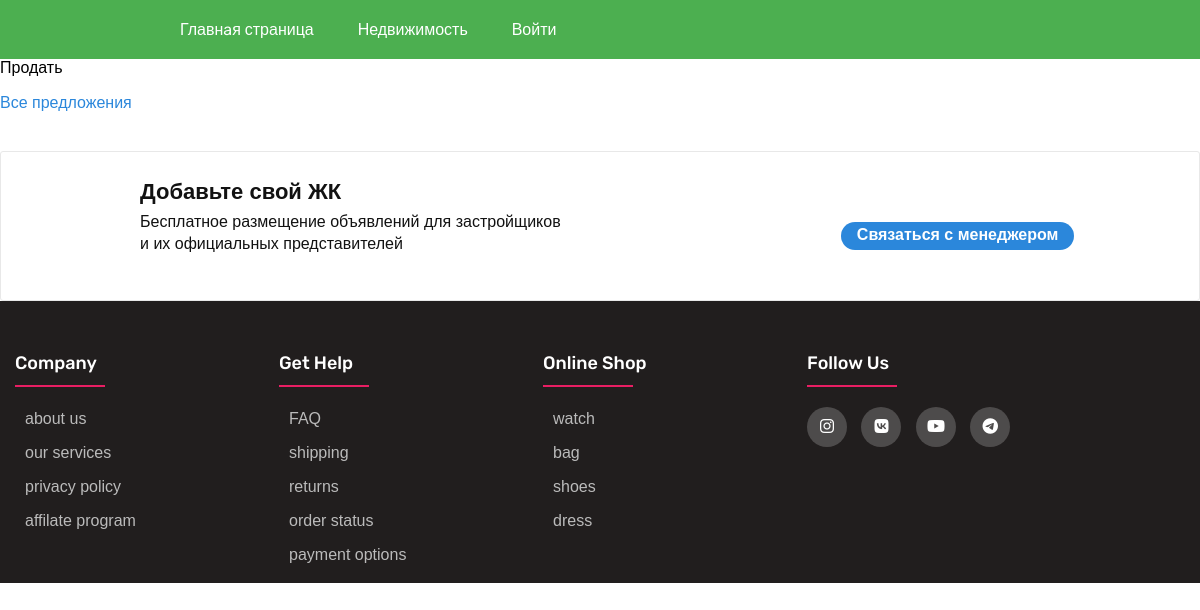
Before: /real_estate/ with the older database file.
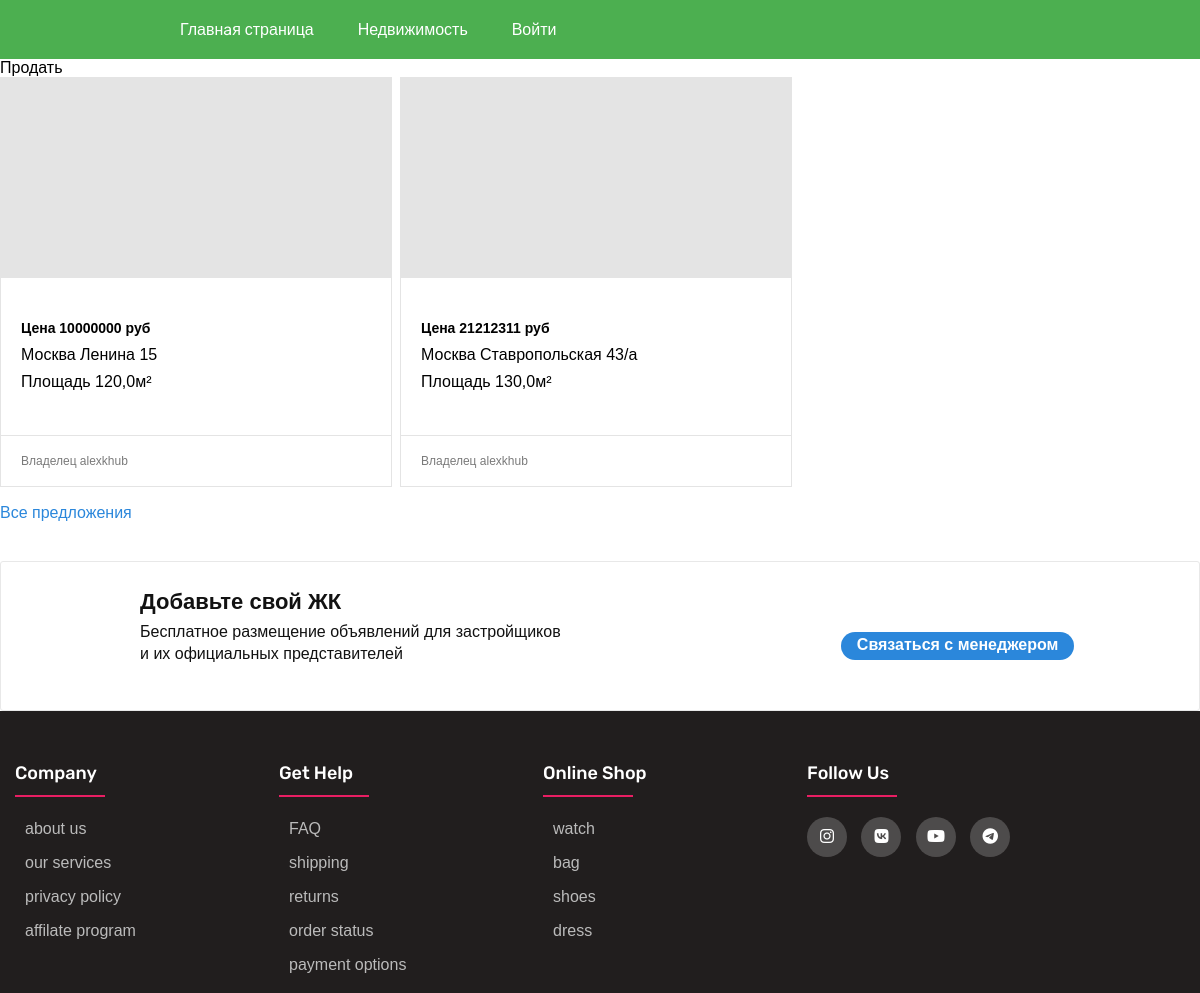
After: the same page with the newer database file.
### news/models.py (models this page shows, shortened)
class Real_estate(models.Model):
    user = models.ForeignKey('User', on_delete=models.PROTECT, null=True)
    city = models.ForeignKey('City', on_delete=models.CASCADE, verbose_name='Город')
    street = models.CharField(max_length=50, verbose_name='Улица')
    address = models.CharField(max_length=50, verbose_name='Адрес')
    category_name = models.ForeignKey('Сategories_real_estate', on_delete=models.CASCADE, null=True,
                                      verbose_name='Категория')
    services = models.ForeignKey('Services', on_delete=models.PROTECT, null=True)
    status = models.BooleanField(default=True, verbose_name='Статус')
    aray = models.FloatField(verbose_name='площадь', )
    price = models.IntegerField( verbose_name='цена')
    description = models.TextField(verbose_name='Описание', blank=True)
    first_photo = models.ImageField(upload_to='real_estate_first/%Y/%m/%d/', verbose_name='Изображение', blank=True)
    slug = models.SlugField(max_length=50, unique=True, db_index=True, verbose_name='URL', )
    class Meta:
        verbose_name = 'Объект недвижимости'
        verbose_name_plural = 'Объекты недвижимости'
        ordering = ['city', 'street']

class City(models.Model):
    name = models.CharField(max_length=50, verbose_name='Город')
    slug = models.SlugField(max_length=50, unique=True, db_index=True, verbose_name='URL', )
    def __str__(self):
        return self.name
    class Meta:
        verbose_name = 'Город'
        verbose_name_plural = 'Города'

class User(AbstractUser):
    Gender = (
        ('М', 'Мужчина'),
        ('Ж', 'Женщина'),
    )
    gender = models.CharField(max_length=1, verbose_name="Пол", choices=Gender, blank=True)
    phone = models.CharField(max_length=20, verbose_name="Телефон", unique=True, blank=True)
    slug = models.SlugField(max_length=50, unique=True, db_index=True, verbose_name='URL', blank=True)
    birthday = models.DateTimeField(verbose_name='Дата рождения', blank=True, null=True)
    avatar = models.ImageField(upload_to='avatars/%Y/%m/%d/', verbose_name='Аватарки', blank=True)
    description = models.TextField(verbose_name="О себе", blank=True)
    def __str__(self):
        return self.username
    class Meta:
        verbose_name = 'Пользователь'
        verbose_name_plural = 'Пользователи'
        ordering = ['last_name', 'first_name', 'username']

### news/views.py (the view)
# urls.py: path('real_estate/', Real_Estate.as_view(), name='real_estate'),
class Real_Estate(DataMixin, ListView):
    model = Real_estate
    template_name = 'news/real_estate.html'
    context_object_name = 'real_estates'
    def get_context_data(self, object_list=None, *args, **kwargs):
        context = super().get_context_data(**kwargs)
        c_def = self.get_user_context()  # передаем переменные из DataMixin
        context['title'] = 'Недвижемость'
        return dict(list(context.items()) + list(c_def.items()))  # объединение данных
    def get_queryset(self):
        return Real_estate.objects.filter(status=True)

### news/utils.py (called while the page is built)
    def get_user_context(self, **kwargs):
        context = kwargs
        user_menu = menu.copy()
        if not self.request.user.is_authenticated:
            user_menu.pop(2)
        context['menu'] = user_menu
        return context

### news/templates/news/real_estate.html (shortened to what this page needs)
{% extends 'news/base.html' %}
{% load static %}
{%block content %}
<a href="{% url 'add_real_estate' %}">Продать</a>
<div data-name="TopJK">
        <div class="c-tabs _025a50318d--c-popular-tabs--fA44s">
          <div data-name="PopularContent" class="с-tabs-content">
            <div class="c-tabs-tab-content">
              <div class="_025a50318d--c-popular-block-wrap--WNSeg cg-row">
                {%for real_estate in real_estates%}
                <a data-name="Link" href="{% url 'show_real_estate'  %}" class="_025a50318d--c-link-default--hFc6Z _025a50318d--c-popular-block--ugLMs _025a50318d--c-popular-block-jk--grW9y cg-col-8">
                  <div class="_025a50318d--c-popular-photo-wrap--CsUX4" style="background-image: url(&quot;{{real_estate.first_photo.url}}&quot;);"></div>
                  <div class="_025a50318d--c-popular-info--HRsb6 _025a50318d--c-popular-info-jk--S3qik"><span class="_025a50318d--c-popular-top--ZxVzL"><span class="_025a50318d--c-popular-block-title--0BuL1"></span><span class="_025a50318d--c-popular-price-range--NhWha"> Цена {{real_estate.price}}&nbsp;руб</span></span>
                    <div class="_025a50318d--c-popular-address--tIqEk"> {{real_estate.city}} {{real_estate.street}} {{real_estate.address}}</div>
                    <div class="_025a50318d--c-popular-address--tIqEk"> Площадь {{real_estate.aray}}м&#178</div>
                  </div>
                  <div class="_025a50318d--c-popular-developer--FbZsU"><span class="_025a50318d--c-popular-developer-text--EzmIG">Владелец {{real_estate.user}}</span></div>
                </a>
                {%endfor%}
              </div>
            </div>
          </div>
        </div><a data-name="Link" href="https://vladikavkaz.cian.ru/newobjects/list/?deal_type=sale&amp;engine_version=2&amp;offer_type=newobject&amp;region=4613" class="_025a50318d--c-link-default--hFc6Z undefined _025a50318d--c-all-propositions--L3hUs">Все предложения</a>
        <div data-name="NewBuildingsServiceBlock" class="_025a50318d--c-selfad-single--mnKO8">
          <div class="cg-row">
            <div data-name="JKAdsBlock" class="cg-col-18 cg-col-s-17 cg-col-xs-18">
              <div class="_025a50318d--c-selfad-single-content--A3YuU">
                <h3 class="_025a50318d--c-selfad-single-title--_NhhM">Добавьте свой ЖК</h3>
                <div class="_025a50318d--c-selfad-single-description--dSGOI">Бесплатное размещение объявлений для застройщиков
                  <br>и их официальных представителей</div>
              </div>
            </div>
            <div data-name="ContactManagerBlock" class="_025a50318d--c-selfad-single-actions--zozuk cg-col-6 cg-col-s-7 cg-col-xs-6"><a data-name="Link" target="_blank" href="/contacts/" class="_025a50318d--c-link-default--hFc6Z _025a50318d--c-selfads-item-button--o9HKW">Связаться с менеджером</a></div>
          </div>
        </div>
</div>
{%endblock%}

### news/templates/news/base.html (shortened to what this page needs)
{% load static %}
<!DOCTYPE html>
<html lang="en">
<head>
    <link type="text/css" href="{% static 'news/css/styles.css' %}" rel="stylesheet">
    <link type="text/css" href="{% static 'news/css/index.css' %}" rel="stylesheet">
    <link type="text/css" href="{% static 'news/css/real_estate_styles.css' %}" rel="stylesheet">
    <link type="text/css" rel="stylesheet" href="https://cdnjs.cloudflare.com/ajax/libs/font-awesome/6.3.0/css/all.min.css" >
    <link rel="stylesheet" href="https://cdn.jsdelivr.net/npm/@fortawesome/fontawesome-free@6.2.1/css/fontawesome.min.css"
>
</head>
<body>
    {% block mainmenu%}
    <nav class="topnav" >
        <ul id="menu" >
        {%for m in menu %}
            <li><a href="{% url m.url_name %}" class="active">{{m.title_menu}}</a></li>
        {%endfor%}
        </ul>
    </nav>
    {% endblock mainmenu %}
    {%block content%}
    {%endblock content%}
    {% block footer%}
    <footer class="footer">
        <div class="footer-container">
            <div class="footer-row">
                <div class = "footer-col">
                    <h4>company</h4>
                    <ul>
                        <li> <a href="#">about us</a></li>
                        <li> <a href="#">our services</a></li>
                        <li> <a href="#">privacy policy</a></li>
                        <li> <a href="#">affilate program</a></li>
                    </ul>
                </div>
                <div class = "footer-col">
                    <h4>get help</h4>
                    <ul>
                        <li> <a href="#">FAQ</a></li>
                        <li> <a href="#">shipping</a></li>
                        <li> <a href="#">returns</a></li>
                        <li> <a href="#">order status</a></li>
                        <li> <a href="#">payment options</a></li>
                    </ul>
                </div>
                <div class = "footer-col">
                    <h4>online shop</h4>
                    <ul>
                        <li> <a href="#">watch</a></li>
                        <li> <a href="#">bag</a></li>
                        <li> <a href="#">shoes</a></li>
                        <li> <a href="#">dress</a></li>
                    </ul>
                </div>
                <div class = "footer-col">
                    <h4>follow us</h4>
                    <div class="social-links">
                         <a href="#"><i class="fab fa-instagram"></i></a>
                         <a href="#"><i class="fab fa-vk"></i></a>
                         <a href="#"><i class="fab fa-youtube"></i></a>
                         <a href="#"><i class="fab fa-telegram"></i></a>
                    </div>
                </div>
            </div>
        </div>
    </footer>
    {% endblock footer%}
</body>
</html>

### news/static/news/css/styles.css (style rules this page uses)
body { padding: 0; margin: 0; font-family: sans-serif; }
.topnav { width: 100%; font-family: 'Rubik', sans-serif; background-color: #4CAF50; }
.topnav ul { width : 80%; margin: 0 auto; padding 0; }
.topnav ul li { list-style: none; display: inline-block; padding: 20px; }
.topnav ul li a { color: #fff; text-decoration : none; }
.footer-container { max-width: 1470px; margin: auto; line-height: 1.5; }
.footer { margin: 0; padding: 25px 0 0 0; background-color: rgb(33, 30, 30); box-sizing: border-box; }
.footer-row { display: flex; flex-wrap: wrap; }
.footer-col { width: 22%; padding: 0 15px; }
.footer-col ul { list-style: none; }
.footer-col h4 { font-size: 18px; color: rgb(255, 255, 255); text-transform: capitalize; margin-bottom: 30px; font-family: 'Rubik', sans-serif; font-weight: 500; position: relative; }
.footer-col h4::before { content: ''; position: absolute; left:0; bottom: -10px; background-color: #e91e63; height: 2px; box-sizing: border-box; width: 90px; }
.footer-col ul li:not(:last-child) { margin-bottom: 10px; }
.footer-col ul li a { margin: 0 0 0 -30px; text-align: left; font-size: 16px; color: #ffffff; text-decoration:none; font-weight: 300; color: #bbb; display: block; width: 75%; transform: all 0.3s ease; }
.footer-col .social-links a { display: inline-block; height: 40px; width: 40px; background-color: rgba(255, 255, 255, 0.2); margin: 0 10px 10px 0; text-align: center; line-height: 40px; border-radius: 50%; color: #ffffff; transform: all 0.5s ease; }

### news/static/news/css/index.css (style rules this page uses)
div,h1,p,a,img,section { margin:0; padding:0; border:0; font-size:100%; font:inherit; vertical-align:baseline; }
* { box-sizing:border-box; }
a { color:inherit; text-decoration:none; }

Changed rows visible on the page:
added Real_estate: price "10000000", city "Москва", street "Ленина", address "15", aray "120,0", user "alexkhub"
added Real_estate: price "21212311", city "Москва", street "Ставропольская", address "43/a", aray "130,0", user "alexkhub"
